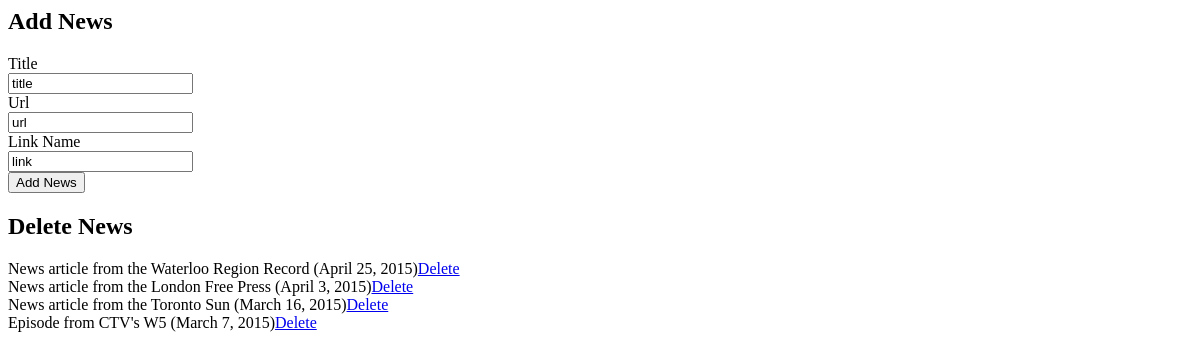
Before: /admin/admin_editfoundation.php with the older database file.
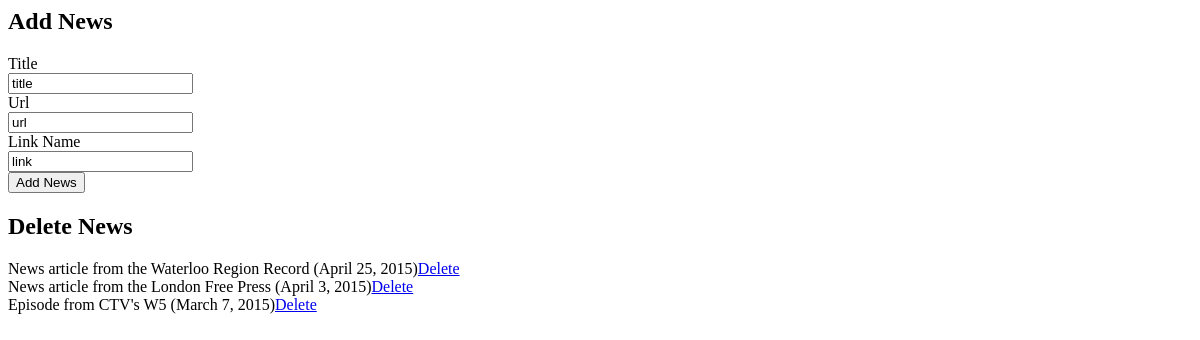
After: the same page with the newer database file.
### tables this page shows
CREATE TABLE tbl_news_updates (
  news_updates_id smallint(5) unsigned NOT NULL,
  news_updates_title varchar(300) NOT NULL,
  news_updates_url varchar(300) NOT NULL,
  news_updates_link varchar(300) NOT NULL
);

### admin/includes/read.php (called while the page is built, shortened)
<?php
	function getAllNews($tblN) {
		include('connect.php');
		$newsquery = "SELECT * FROM {$tblN}";
		$newsRun = mysqli_query($link, $newsquery);
		if($newsRun){
			return $newsRun;
		}else{
			$error = "there was an error gathering data";
			return $error;
		}
	}
?>

### admin/admin_editfoundation.php (the view, shortened to what this page needs)
<?php
$tblN = "tbl_news_updates";
$news = getAllNews($tblN);
 ?>
<html>
<head>
</head>
<body>
<h2>Add News</h2>
<form action="admin_editfoundation.php" method="post">
<label>Title</label><br>
<input type="text" name="title" value="title"><br>
<label>Url</label><br>
<input type="text" name="url" value="url"><br>
<label>Link Name</label><br>
<input type="text" name="link" value="link"><br>
<input type="submit" name="subNews" value="Add News">
</form>
<h2>Delete News</h2>
<?php
	while($row=mysqli_fetch_array($news)) {
		echo "{$row['news_updates_title']}";
		echo "<a href=\"includes/caller.php?caller_id=delete&id={$row['news_updates_id']}\">Delete</a><br>";
	}
 ?>
</body>
</html>

Changed rows visible on the page:
removed tbl_news_updates: news_updates_title "News article from the Toronto Sun (March 16, 2015)"
